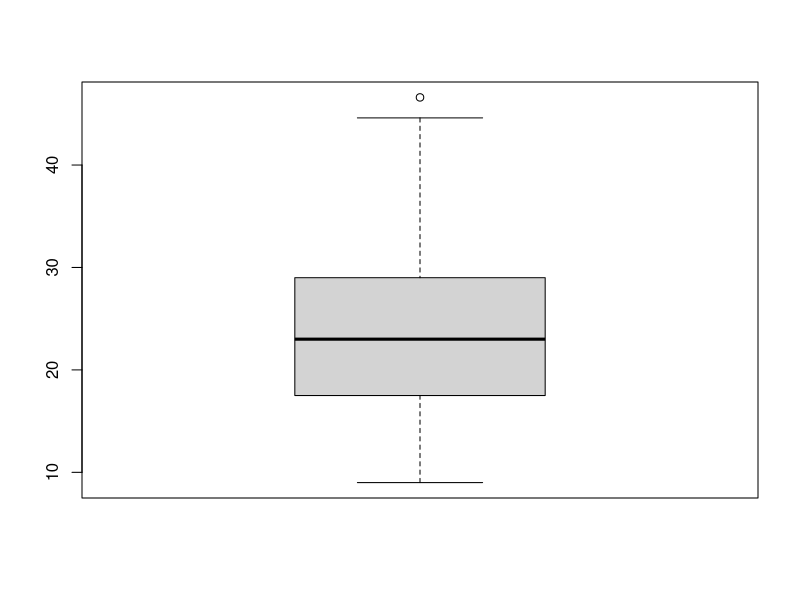

This chart was generated by the following R code:
## ---- chunk 1
car_data <- read.csv("cars.csv")
## ---- chunk 2
str(car_data)
## ---- chunk 3
sapply(car_data, function(x) sum(is.na(x)))
## ---- chunk 4
car_data[is.na(car_data$HP),]

## ---- chunk 5
boxplot(car_data$Mileage)
## ---- chunk 6
car_data[which.max(car_data$Mileage),]
